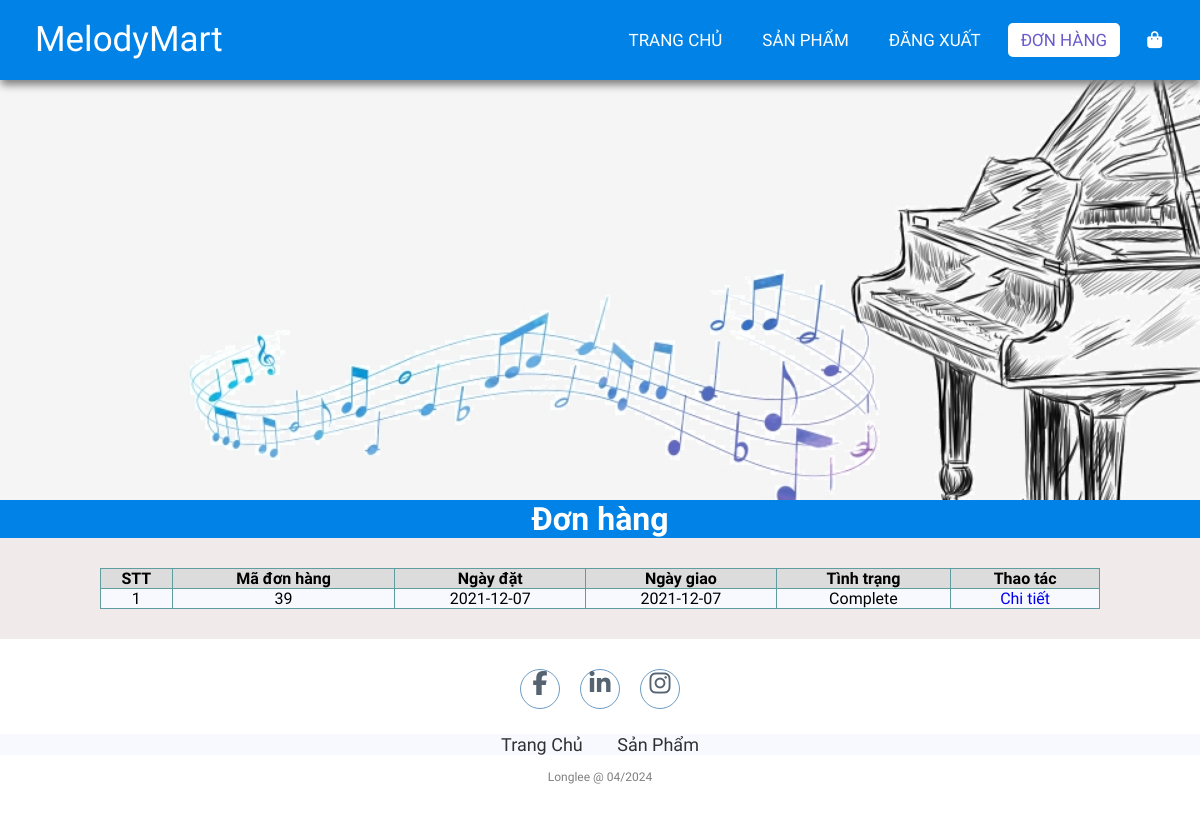
The page /order.php (signed in) on the database its author committed.
### tables this page shows
CREATE TABLE `orders` (
  `id` int(11) NOT NULL,
  `userId` int(11) NOT NULL,
  `createdDate` date NOT NULL,
  `receivedDate` date DEFAULT NULL,
  `status` varchar(20) NOT NULL
);

### lib/database.php (called while the page is built, shortened)
<?php
class Database extends PDO
{
  public $host   = DB_HOST;
  public $user   = DB_USER;
  public $pass   = DB_PASS;
  public $dbname = DB_NAME;
  public $link;
  private function connectDB()
  {
    $this->link = new mysqli(
      $this->host,
      $this->user,
      $this->pass,
      $this->dbname
    );
  }
  public function select($query)
  {
    $result = $this->link->query($query);
    if ($result->num_rows > 0) {
      return $result;
    } else {
      return false;
    }
  }
}

### lib/session.php (called while the page is built, shortened)
<?php
class Session
{
   public static function get($key)
   {
      if (isset($_SESSION[$key])) {
         return $_SESSION[$key];
      } else {
         return false;
      }
   }
}

### classes/order.php (called while the page is built, shortened)
<?php
$filepath = realpath(dirname(__FILE__));
include_once($filepath . '/../lib/database.php');
include_once($filepath . '/../lib/session.php');
?>
<?php
class order
{
    private $db;
    public function __construct()
    {
        $this->db = new Database();
    }
    public function getOrderByUser()
    {
        $userId = Session::get('userId');
        $query = "SELECT * FROM orders WHERE userId = '$userId' ";
        $mysqli_result = $this->db->select($query);
        if ($mysqli_result) {
            $result = mysqli_fetch_all($this->db->select($query), MYSQLI_ASSOC);
            return $result;
        }
        return false;
    }
}
?>

### order.php (the view, shortened to what this page needs)
<?php
include_once 'lib/session.php';
include 'classes/order.php';
$order = new order();
$result = $order->getOrderByUser();
?>
<!DOCTYPE html>
<html lang="en">
<head>
    <link rel="stylesheet" href="css/style.css">
    <link rel="stylesheet" href="https://cdnjs.cloudflare.com/ajax/libs/font-awesome/5.15.4/css/all.min.css">
</head>
<body>
    <nav>
        <label class="logo">MelodyMart</label>
        <ul>
            <li><a href="index.php">Trang chủ</a></li>
            <li><a href="productList.php">Sản phẩm</a></li>
            <?php
            if (isset($_SESSION['user']) && $_SESSION['user']) { ?>
                <li><a href="logout.php" id="signin">Đăng xuất</a></li>
            <?php } else { ?>
                <li><a href="register.php" id="signup">Đăng ký</a></li>
                <li><a href="login.php" id="signin">Đăng nhập</a></li>
            <?php } ?>
            <li><a href="order.php" id="order" class="active">Đơn hàng</a></li>
            <li>
                <a href="checkout.php">
                    <i class="fa fa-shopping-bag"></i>
                </a>
            </li>
        </ul>
    </nav>
    <section class="banner"></section>
    <div class="featuredProducts">
        <h1>Đơn hàng</h1>
    </div>
    <div class="container-single">
        <?php if ($result) { ?>
            <table class="order">
                <tr>
                    <th>STT</th>
                    <th>Mã đơn hàng</th>
                    <th>Ngày đặt</th>
                    <th>Ngày giao</th>
                    <th>Tình trạng</th>
                    <th>Thao tác</th>
                </tr>
                <?php $count = 1;
                foreach ($result as $key => $value) { ?>
                    <tr>
                        <td><?= $count++ ?></td>
                        <td><?= $value['id'] ?></td>
                        <td><?= $value['createdDate'] ?></td>
                        <td><?= ($value['status'] != "Processing") ? $value['receivedDate'] : "Dự kiến 3 ngày sau khi đơn hàng đã được xử lý" ?> </td>
                        <?php
                        if ($value['status'] == 'Delivering') { ?>
                            <td>
                                <from href="complete_order.php?orderId=<?= $value['id'] ?>">Đang giao (Click vào để xác nhận đã nhận)</from>
                            </td>
                            <td>
                                <a href="orderdetail.php?orderId=<?= $value['id'] ?>">Chi tiết</a>
                            </td>
                        <?php } else { ?>
                            <td>
                                <?= $value['status'] ?>
                            </td>
                            <td>
                                <a href="orderdetail.php?orderId=<?= $value['id'] ?>">Chi tiết</a>
                            </td>
                        <?php }
                        ?>
                    </tr>
                <?php } ?>
            </table>
        <?php } else { ?>
            <h3>Đơn hàng hiện đang rỗng</h3>
        <?php } ?>
    </div>
    <footer>
        <div class="social">
        <a href="https://www.facebook.com/Longlee.me/" target="blank"><i class="fa fa-facebook" aria-hidden="true"></i></a>
            <a href="https://www.linkedin.com/in/l%C3%AA-b%C3%A1-%C4%91%E1%BB%A9c-long-486b43301/" target="blank"><i class="fa fa-linkedin" aria-hidden="true"></i></a>
            <a href="https://www.instagram.com/longthichhat/" target="blank"><i class="fa fa-instagram" aria-hidden="true"></i></a>
        </div>
        <ul class="list">
            <li>
                <a href="./">Trang Chủ</a>
            </li>
            <li>
                <a href="productList.php">Sản Phẩm</a>
            </li>
        </ul>
        <p class="copyright">Longlee @ 04/2024</p>
    </footer>
</body>
</html>

### css/style.css (style rules this page uses)
* { padding: 0; margin: 0; text-decoration: none; list-style: none; box-sizing: border-box; }
body { font-family: Mitr; background: rgb(240, 234, 234); }
nav { top: 0; background: #0082e6; height: 80px; width: 100%; position: fixed; z-index: 9999; box-shadow: 1px 5px 8px gray; }
label.logo { color: white; font-size: 35px; line-height: 80px; padding: 0 35px; }
nav ul { float: right; margin-right: 20px; }
nav ul li { display: inline-block; line-height: 80px; margin: 0 5px; }
nav ul li a { color: white; font-size: 17px; padding: 7px 13px; border-radius: 3px; text-transform: uppercase; border-radius: 5px; transition: 0.5s; }
a.active, a:hover { background: white; color: slateblue; }
.banner { background: url('../images/banner.jpg'); background-size: cover; height: 500px; }
.featuredProducts { text-align: center; background-color: #0082e6; color: white; }
footer { padding: 30px 0; background-color:white; }
footer .social { text-align: center; padding-bottom: 25px; color: white; }
footer .social a { color: inherit; font-size: 24px; border: 1px solid steelblue; width: 40px; height: 40px; display: inline-block; text-align: center; border-radius: 50%; margin: 0 8px; transition: 0.5s; background-color: white; color: #2c3e50; opacity: 0.8; }
footer ul { margin-top: 0; padding: 0; list-style: none; font-size: 18px; margin-bottom: 0; text-align: center; }
footer ul a { color: inherit; text-decoration: none; opacity: 0.8; }
footer ul li { display: inline; padding: 0 15px; }
footer .copyright { margin-top: 15px; text-align: center; font-size: 12px; color: gray; }
.container-single { display: flex; margin: 30px 100px; }
.list { background-color: ghostwhite; }
th { background-color: gainsboro; border: 1px solid cadetblue; }
td { border: 1px solid cadetblue; text-align: center; }
.order { width: 100%; background-color: ghostwhite; padding: 10px; border-collapse: collapse; }

### rows shown on the page
orders: id "39", createdDate "2021-12-07", receivedDate "2021-12-07", status "Complete"
